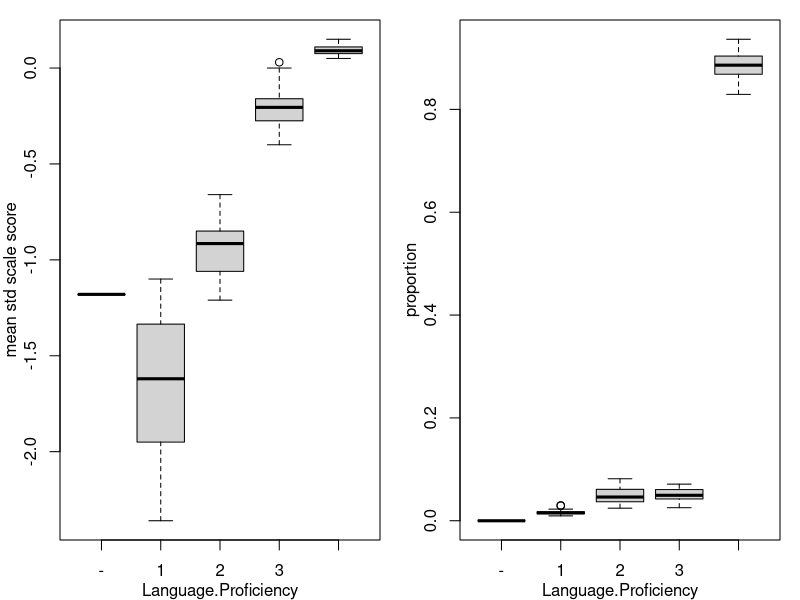

Source code (R):
read.csv("summarize_language_proficiency.csv")->x
split(x,x$test_grade_year)->tmp
f<-function(x) {
    x$count/sum(x$count)->x$freq
    x
}
lapply(tmp,f)->tmp
data.frame(do.call("rbind",tmp))->x
factor(x$Language.Proficiency,exclude=NULL)->x$Language.Proficiency



par(mfrow=c(1,2),mgp=c(2,1,0),mar=c(3,3,1,1))
boxplot(mean_scale_score~Language.Proficiency,x,ylab="mean std scale score")
boxplot(freq~Language.Proficiency,x,ylab="proportion")
